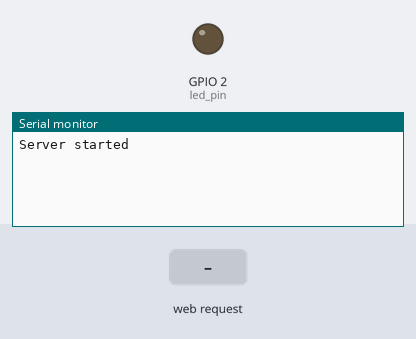
The sketch below on a simulated ESP32. On the bench: output pins drawn as LEDs (lit = HIGH), the last lines printed to the serial monitor. Inputs (shaded band) come from the test bench.

Above: at 1.2 s.
1.3 s: HTTP request GET /On received
At 2.1 s:
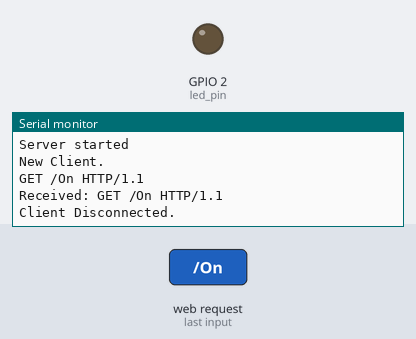
2.8 s: HTTP request GET /Off received
At 3.2 s:
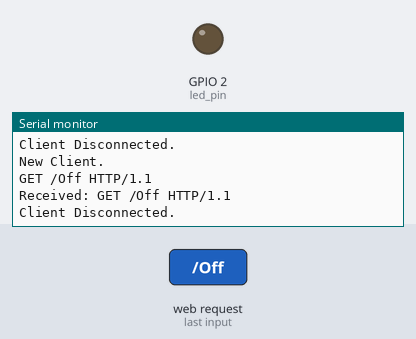

Measured:
- after the input at 1.3 s, the serial monitor: prints a new line at once (image 1)
- after the input at 2.8 s, the serial monitor: prints a new line at once (image 2)

The sketch:

server.ino
```cpp
#include <WiFi.h>

static const char *ssid = "ESP32Server";
static const char *pass = "password";
static const int led_pin = 2;

IPAddress ip(192, 168, 11, 1);
WiFiServer server(12345);

void setup() {
  Serial.begin(115200);
  // ESP32をアクセスポイントとして動作させる
  WiFi.softAP(ssid, pass);
  WiFi.softAPConfig(ip, WiFi.gatewayIP(), WiFi.subnetMask());
  server.begin();
  // LEDの初期化
  pinMode(led_pin, OUTPUT);
  digitalWrite(led_pin, LOW);
  Serial.println("Server started");
}

void loop() {
  // クライアントからの通信を待つ
  WiFiClient client = server.available();
  if (client) {
    // 通信を始める
    Serial.println("New Client.");
    String line = "";
    // データがある間受信する
    while (client.connected()) {
      if (client.available()) {
        char c = client.read();
        // LFを受信したら受信を終える
        if (c == '\n')
          break;
        line.concat(c);
        Serial.print(c);
      }
    }
    // 受信した文字列をシリアルモニタに出力する
    Serial.print("\nReceived: ");
    Serial.println(line);
    // 受信した文字列が「On」なら
    // LEDを点灯して、クライアントに「On OK」と送信する
    if (line.equals("On")) {
      digitalWrite(led_pin, HIGH);
      client.print("On OK");
    }
    // 受信した文字列が「Off」なら
    // LEDを消灯して、クライアントに「Off OK」と送信する
    else if (line.equals("Off")) {
      digitalWrite(led_pin, LOW);
      client.print("Off OK");
    }
    client.print('\n');
    // 通信を終える
    client.stop();
    Serial.println("Client Disconnected.");
  }
}
```
